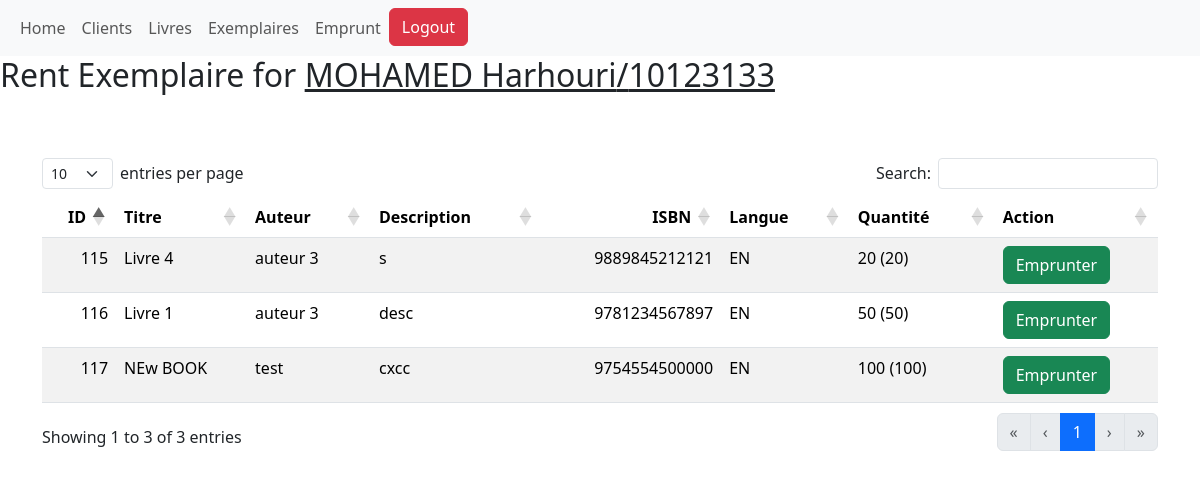
/Client_emprunt/10123133/ (signed in), run on an earlier commit of the app's database.
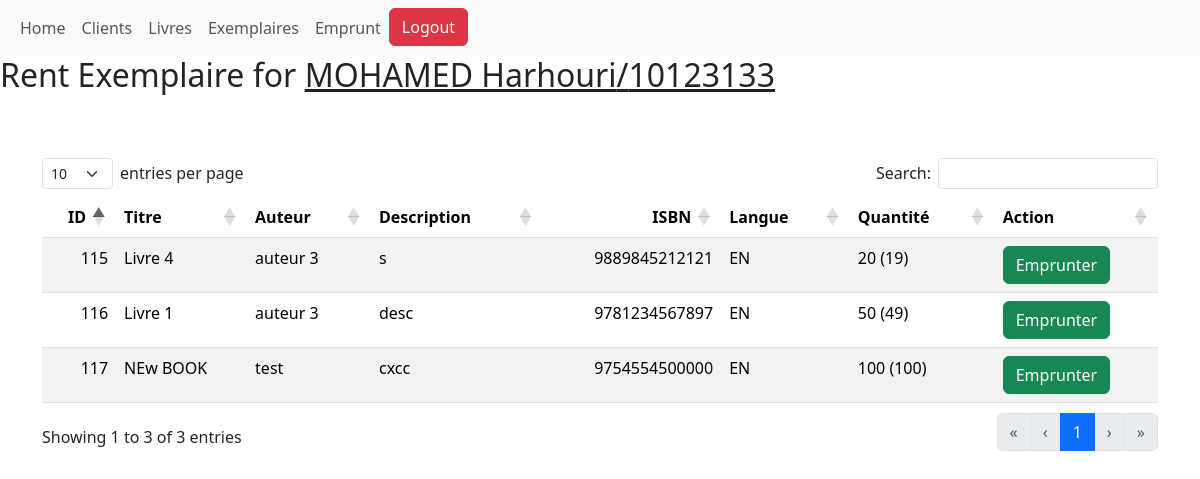
And on a later commit of the database.
### Lib_sys/models.py (models this page shows, shortened)
class Livre(models.Model):
    LANGUE_CHOICES = [
        ('', 'Select langue'),
        ('AR','Arabe'),
        ('FR', 'Français'),
        ('EN', 'Anglais'),
        ('ES', 'Espagnol'),
        ('AUTRE', 'Autre'),
    ]
    titre = models.CharField(max_length=100)
    auteur = models.CharField(max_length=100)
    description = models.TextField()
    ISBN = models.CharField(max_length=13)
    langue = models.CharField(max_length=6, choices=LANGUE_CHOICES)
    number_exemplaires = models.PositiveBigIntegerField(default=0)
    quantite = models.PositiveIntegerField(default=0)
    pret = models.BooleanField(default=True)

### Lib_sys/views.py (the view)
# urls.py: path('Client_emprunt/<int:id>/', views.emprunt_client , name='Client_emprunt'),
@login_required
def emprunt_client(request, id):
    livres = Livre.objects.filter(pret=True).values
    client = Client.objects.get(pk=id)
    count = Emprunt.objects.filter(Client=client, Date_retourne=None).count()
    return render(request, 'rent_u.html', {'livres':livres, 'client':client, 'count':count})

### Lib_sys/models.py (called while the page is built)
    def __str__(self):
        return f"{self.nom} {self.prenom}"

### Lib_sys/templates/rent_u.html (shortened to what this page needs)
{% extends "base.html" %}
{% block content %}
<h2>Rent Exemplaire for <u>{{client}}/{{client.id}}</u></h2>
<div class="container-sm pt-5">
        <table id="myTable" class="table table-striped" style="width:100%">
            <thead>
                <tr>
                    <th>ID</th>
                    <th>Titre</th>
                    <th>Auteur</th>
                    <th>Description</th>
                    <th>ISBN</th>
                    <th>Langue</th>
                    <th>Quantité</th>
                    <th>Action</th>
                </tr>
            </thead>
            <tbody>
                {% if count < 5 %}
                {% for livre in livres %}
                <tr>
                    <td id="row">{{livre.id}}</td>
                    <td>{{livre.titre}}</td>
                    <td>{{livre.auteur}}</td>
                    <td>{{livre.description}}</td>
                    <td>{{livre.ISBN}}</td>
                    <td>{{livre.langue}}</td>
                    <td>{{livre.quantite}} ({{livre.number_exemplaires}})</td>
                    <td>
                        <form method="POST" action="{% url 'Emprunt' livre.id %}">
                            <button type="submit" class="btn btn-success">Emprunter</button>
                        </form>
                    </td>
                </tr>
                {% endfor %}
                {% endif %}
            </tbody>
        </table>
</div>
{% endblock %}

What changed in the data, as far as the page shows it:
changed Livre "Livre 4": number_exemplaires "20" → "19"
changed Livre "Livre 1": number_exemplaires "50" → "49"
